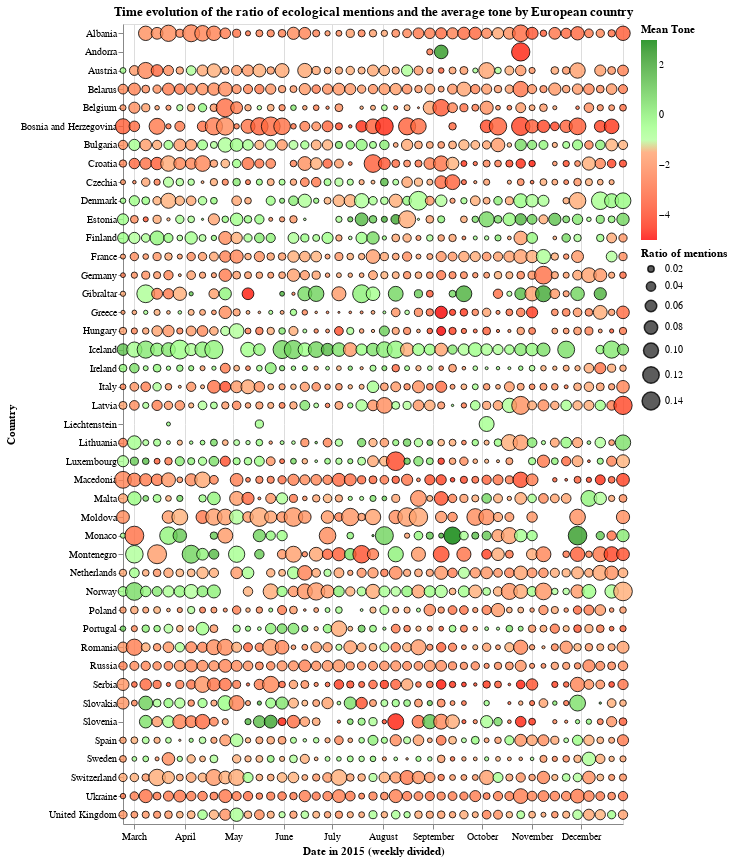

Notebook source saved alongside this figure:
### Markdown cell above
We represent the metric ratio by circles of different size and the metric tone by the color of the circles.
We plot a separate visualization for each year as there will be too much information if we plot all the years on the same plot.

### Code cell
circle_scatter_plot(counts_2015,2015)

### Figure 1 — Vega-Lite specification as saved in the notebook (floating-point values rounded to 4 significant figures; data arrays with more than 128 entries replaced by an {"elided": "..."} marker saying what was removed)
{"$schema": "https://vega.github.io/schema/vega-lite/v2.6.0.json", "config": {"view": {"height": 300, "width": 400}}, "data": {"name": "data-e03e1bb47b4541a3a68c10710d52bf5a"}, "datasets": {"data-e03e1bb47b4541a3a68c10710d52bf5a": {"elided": "1722 records"}}, "encoding": {"color": {"field": "tone_mean", "legend": {"title": "Mean Tone"}, "scale": {"domain": [-5, 3], "range": ["red", "white", "green"]}, "type": "quantitative"}, "size": {"field": "Ratio", "legend": {"title": "Ratio of mentions"}, "scale": {"domain": [0.004263, 0.1591]}, "type": "quantitative"}, "x": {"axis": {"labelAngle": 0, "title": "Date in 2015 (weekly divided)"}, "field": "DATE", "type": "temporal"}, "y": {"field": "Country", "type": "nominal"}}, "height": 800, "mark": {"opacity": 0.8, "stroke": "black", "strokeWidth": 1, "type": "circle"}, "title": "Time evolution of the ratio of ecological mentions and the average tone by European country", "width": 500}
